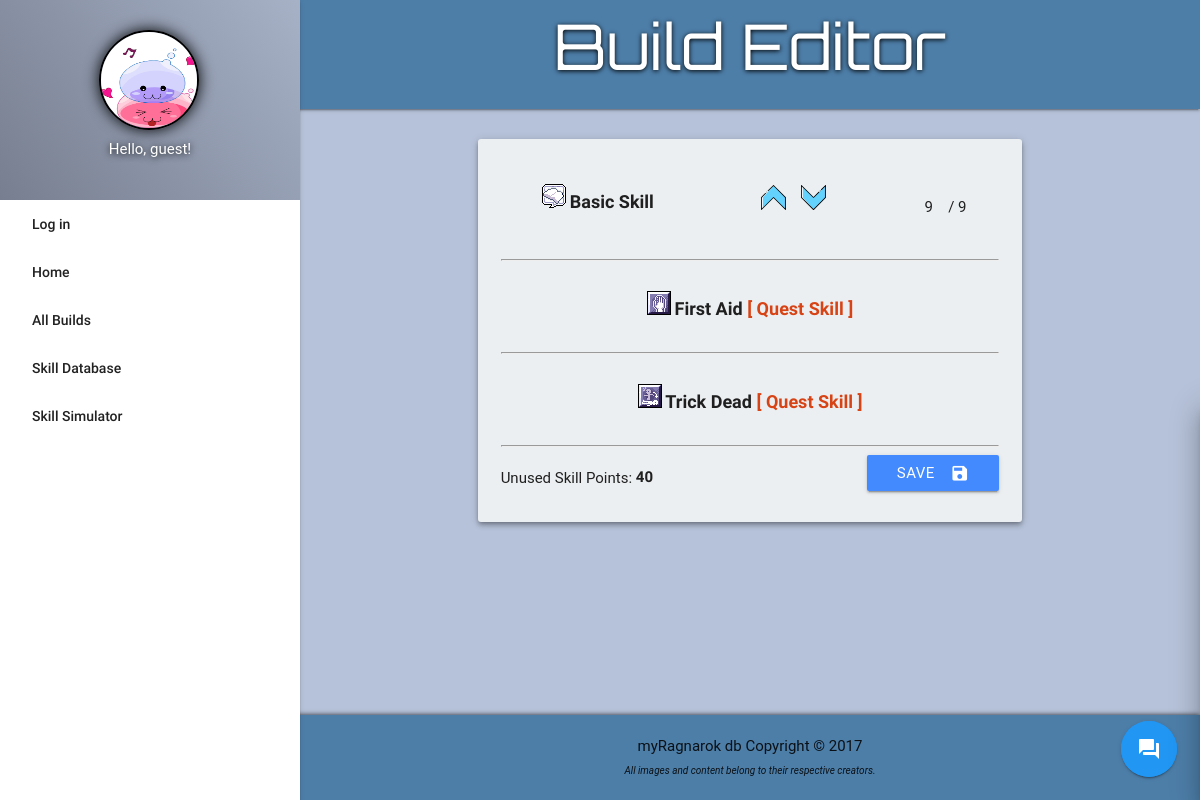
Page /build_update.php?build_id=24 on the committed database.
### tables this page shows
CREATE TABLE `skill_sims` (
  `id` int(10) NOT NULL,
  `skill_id` int(10) DEFAULT NULL,
  `level` int(10) NOT NULL,
  `build_id` int(10) DEFAULT NULL,
  `pts_left` int(11) NOT NULL
);

CREATE TABLE `skills` (
  `id` int(10) NOT NULL,
  `skill_name` varchar(255) NOT NULL,
  `description` text NOT NULL,
  `class` varchar(255) DEFAULT NULL,
  `required_for` varchar(255) NOT NULL DEFAULT 'None',
  `max_level` int(10) NOT NULL,
  `icon` varchar(255) NOT NULL,
  `quest_skill` varchar(255) NOT NULL DEFAULT 'No',
  `unlock_requirements` varchar(255) NOT NULL DEFAULT 'None'
);

### build_update.php (the view, shortened to what this page needs)
<?php
function header_title(){
	echo 'Build Editor';
};
function display_content(){
	global $conn;
	$build_id = $_GET['build_id'];
	echo '<div class="container">';
	$sql = "SELECT * FROM skill_sims ss JOIN skills s ON ss.skill_id = s.id WHERE build_id = '$build_id'";
	$result = mysqli_query($conn, $sql);
		echo '<div class="row">
			<div class="bg margin-top z-depth-2 col l10 m12 s12 offset-l1 center-align">
				<form method="POST">';
				while($row = mysqli_fetch_assoc($result)){
					extract($row);
					if($quest_skill == 'No'){
							echo'<div class="row row-no-margin">
								<div class="'.$id.' col l5 m5 s12">
									<img id="icon'.$skill_name.'" src="'.$icon.'"> <span class="skill-db-header">'.$skill_name.'</span>
								</div>
								<div class="skill-data'.$id.' col l4 m4 s6"><button id="add'.$skill_name.'" onclick="level(1,this.id)" type="button" class="add'.$id.'"><img src="images/up-arrow.svg" alt="up" height="25"></button>
									<button id="min'.$skill_name.'" onclick="level(-1,this.id)" type="button" class="min'.$id.'"><img src="images/down-arrow.svg" alt="down" height="25"></button>
								</div>
								<div class="skill-data'.$id.' col l3 m3 s6" id="skill-values'.$skill_name.'">
										<input readonly type="text" id="level'.$skill_name.'" class="level'.$id.' current-skill-level" name="'.$skill_name.'" value="'.$level.'" style="width: 20px; border-bottom: none; margin: 0">
										<span style="display:none" id="hidden'.$skill_name.'" class="hidden'.$id.'">'.$level.'</span>
										<span class="hide-on-small-only"> / </span>
										<span id="max'.$skill_name.'" class="hide-on-small-only">'.$max_level.'</span><br>
								</div>';
							echo '</div><hr>';
					};
					if($quest_skill == 'Yes'){
							echo '<div class="row row-no-margin">
								<div class="'.$id.' col l12 m12 s12">
									<img id="icon'.$skill_name.'" src="'.$icon.'"> <span class="skill-db-header">'.$skill_name.' <span class="quest-marker">[ Quest Skill ]</span></span>
									<input hidden type="text" id="level'.$skill_name.'" name="'.$skill_name.'" value="1">
								</div>
							</div><hr>';
					};
				};
					echo '<button type="submit" name="updateBuild" class="btn blue accent-2 btn-hover-scale right"><i class="right material-icons">save</i>Save</button>
					<span class="left">Unused Skill Points: <span id="unused-sp"><b><input type="text" id="sp_left" name="sp_left" value="'.$pts_left.'" style="width: 20px; border-bottom: none; margin: 0"></b></span></span>
				</form>
			</div>
		</div>
	</div>';
};
require_once 'template.php';
?>

### styles/styles.css (style rules this page uses)
body { background: #b6c2d9; display: flex; min-height: 100vh; flex-direction: column; position: relative; }
button[id^="add"], button[id^="min"] { background: transparent; border: none; }
.quest-marker { color: #d84315; }
.skill-db-header { font-size: 1.2em; font-weight: bold; }
.margin-top { margin-top: 30px; }
.bg { background: #eceff1; border-radius: 3px; }
.row .col { padding: 1.5em 1.5em; }
.row-no-margin { margin-bottom: 0; }

### rows in the picture
skill_sims: skill.icon (picture), skill.skill_name "Basic Skill", level "9", skill.max_level "9"
skill_sims: skill.icon (picture), skill.skill_name "First Aid"
skill_sims: skill.icon (picture), skill.skill_name "Trick Dead", sp_left "40"
